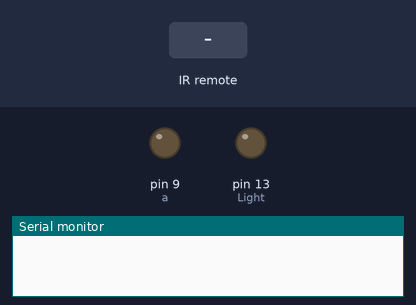
Bench run of a sketch on a simulated Arduino Uno, built with avr-gcc and run on an emulated ATmega328P. Parts: output pins drawn as LEDs (lit = HIGH), the last lines printed to the serial monitor. The inputs (shaded band) are chosen by the test bench.

Above: at 1.2 s.
1.3 s: infrared code 0xD725717 received
At 1.9 s:
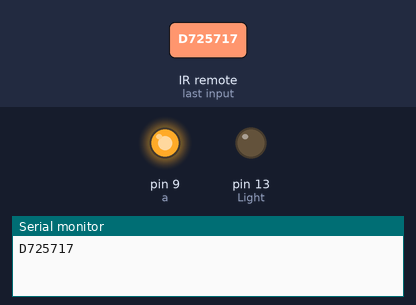
2.8 s: infrared code 0xB10C7C8B received
At 4.5 s:
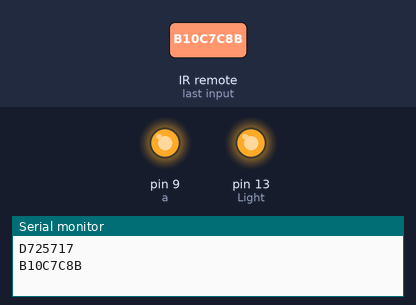
4.8 s: infrared code 0x6D5D1DB3 received
At 5.7 s:
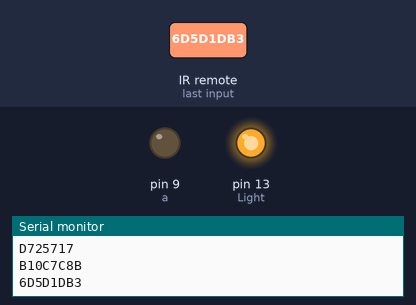
Timing chart, 0 to 7.8 s (numbered marks = the images above; inputs shaded):
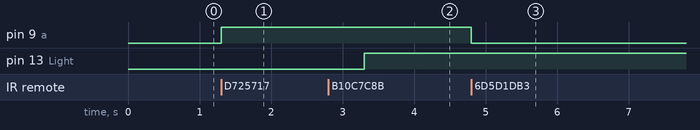

Measured:
- after the input at 1.3 s, pin 9 (a): LOW → HIGH at once
- after the input at 2.8 s, pin 13 (Light): LOW → HIGH after 0.50 s
- after the input at 4.8 s, pin 9 (a): HIGH → LOW at once

The sketch:

TSOP_Remote.ino
```cpp
#include <IRremote.h>
int a=9;
int RECV_PIN = 11;

IRrecv irrecv(RECV_PIN);

decode_results results;


void setup()
{
  Serial.begin(9600);
  pinMode(9,OUTPUT);
    pinMode(13,OUTPUT); //Light
  irrecv.enableIRIn(); // Start the receiver
}

void loop() {
  if (irrecv.decode(&results)) {
    Serial.println(results.value, HEX);
    if(results.value==0xD725717||results.value==0x9FDF580C)
 {
   digitalWrite(a,1);
   delay(2000);
 }
 else if(results.value==0x6D5D1DB3||results.value==0x6322900E)
 {
   digitalWrite(a,0);
 }
else if(results.value==0xB10C7C8B||results.value==0xC796DFC)
{
digitalWrite(13,HIGH);

 }
 else if(results.value==0x10921B67||results.value==0xDB510F56)
  {
    digitalWrite(13,LOW);
    }  irrecv.resume(); // Receive the next value
  }
}
```
